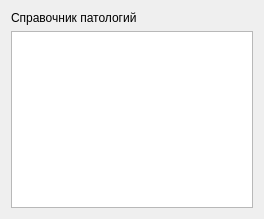
<?xml version="1.0" encoding="UTF-8"?>
<ui version="4.0">
 <class>Form</class>
 <widget class="QWidget" name="Form">
  <property name="geometry">
   <rect>
    <x>0</x>
    <y>0</y>
    <width>264</width>
    <height>219</height>
   </rect>
  </property>
  <property name="windowTitle">
   <string>Form</string>
  </property>
  <layout class="QGridLayout" name="gridLayout">
   <item row="0" column="0">
    <widget class="QLabel" name="label">
     <property name="text">
      <string>Справочник патологий</string>
     </property>
    </widget>
   </item>
   <item row="1" column="0">
    <widget class="QTableView" name="table"/>
   </item>
  </layout>
 </widget>
 <resources/>
 <connections/>
</ui>
